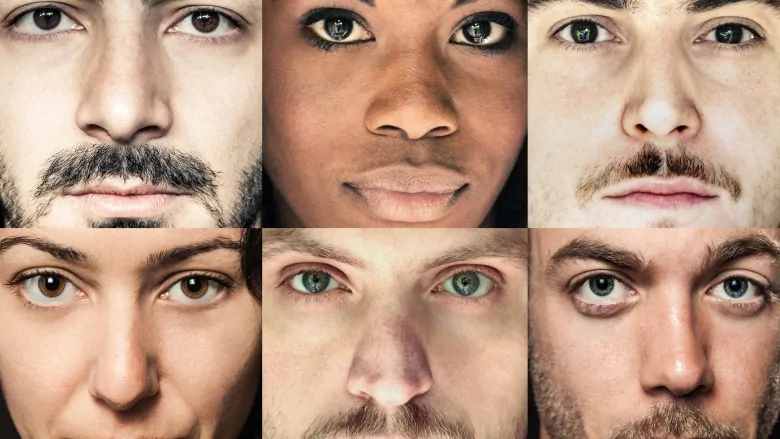
#> input picture richfacepoorface.jpg, 780 x 439 px
$ python 'face_ from_image.py'
#> lines starting #> are read from the running program, lines starting #| are printed output that depends on the picture; after the words box and inside, x2 and y2 are one past the last pixel; in counts of white or black regions, pixels touching at a corner belong together
import cv2
import numpy as np


face_csc = cv2.CascadeClassifier('haarcascade_frontalface_default.xml')
eye_cascade = cv2.CascadeClassifier('haarcascade_eye.xml')


img = cv2.imread('richfacepoorface.jpg')
#> img is the input picture: shape (439, 780, 3); mean B, G, R 129.8, 151, 185.7
gray = cv2.cvtColor(img, cv2.COLOR_BGR2GRAY)
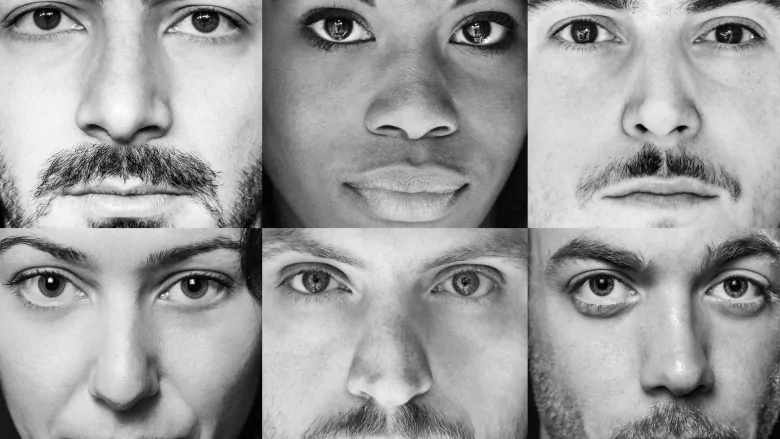
#> gray: shape (439, 780); min 0, max 254, mean 159


faces = face_csc.detectMultiScale(gray,1.1,4)
#> faces = ()

for (x,y,w,h) in faces:
    cv2.rectangle(img, (x,y), (x+w, y+h), (0,255,0), 3)
#> this loop made 0 passes

resized_image = cv2.resize(img, (int(img.shape[1]), int(img.shape[0])))

cv2.imshow('stock_people', resized_image)

cv2.waitKey(0)


cv2.destroyAllWindows()

# print(type(faces))
# print(faces)

$ run again, with Joe-Biden-with-Barack-Obama.jpg copied over richfacepoorface.jpg
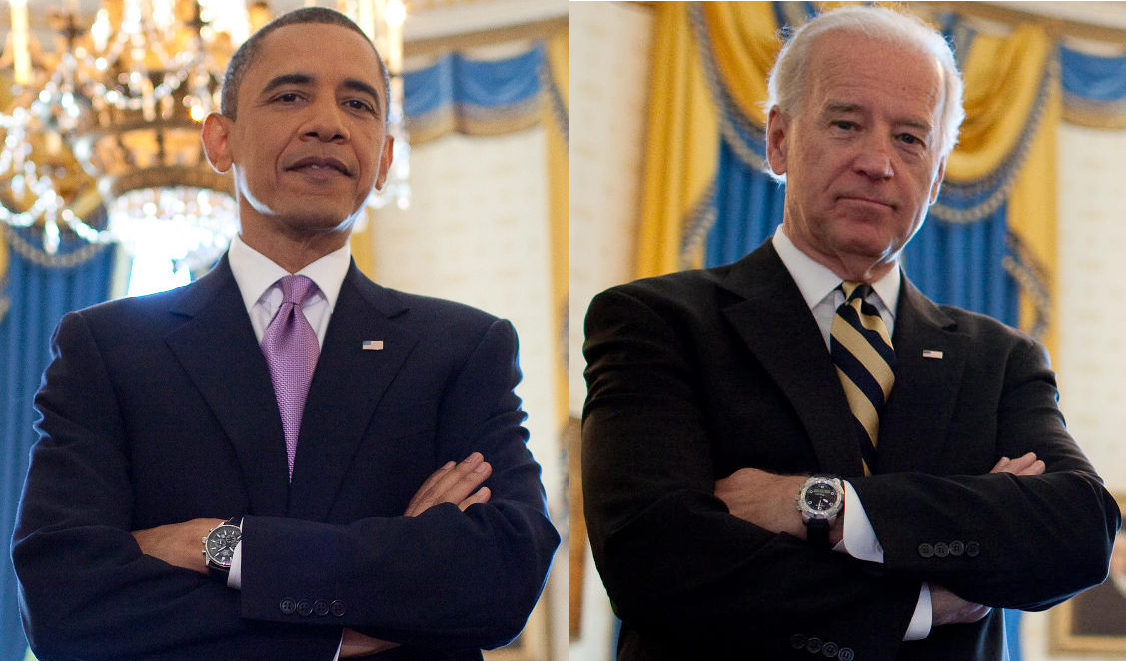
#> input picture Joe-Biden-with-Barack-Obama.jpg, 1126 x 661 px
#> img is the input picture: shape (661, 1126, 3); mean B, G, R 87, 92.9, 103.3
#> `gray = cv2.cvtColor(img, cv2.COLOR_BGR2GRAY)`:
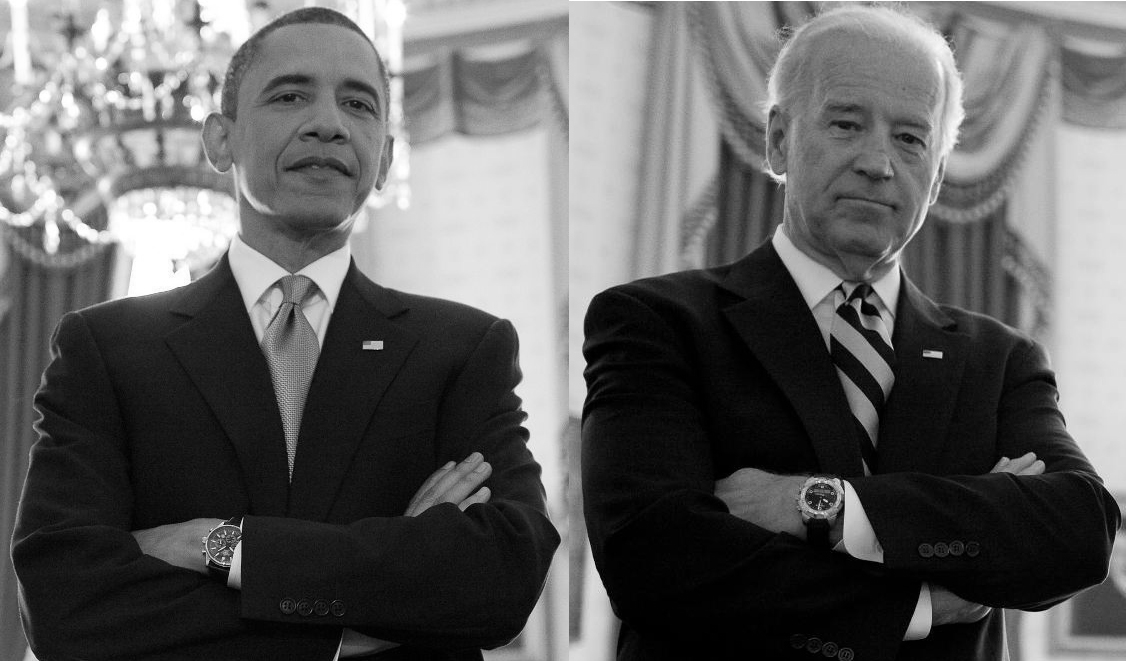
#> gray: shape (661, 1126); min 0, max 255, mean 95.3
#> faces = [[236, 247, 115, 115], [786, 65, 169, 169], [235, 29, 177, 177]]
#> the loop `for (x,y,w,h) in faces:` made 3 passes
#> after the loop `for (x,y,w,h) in faces:`:
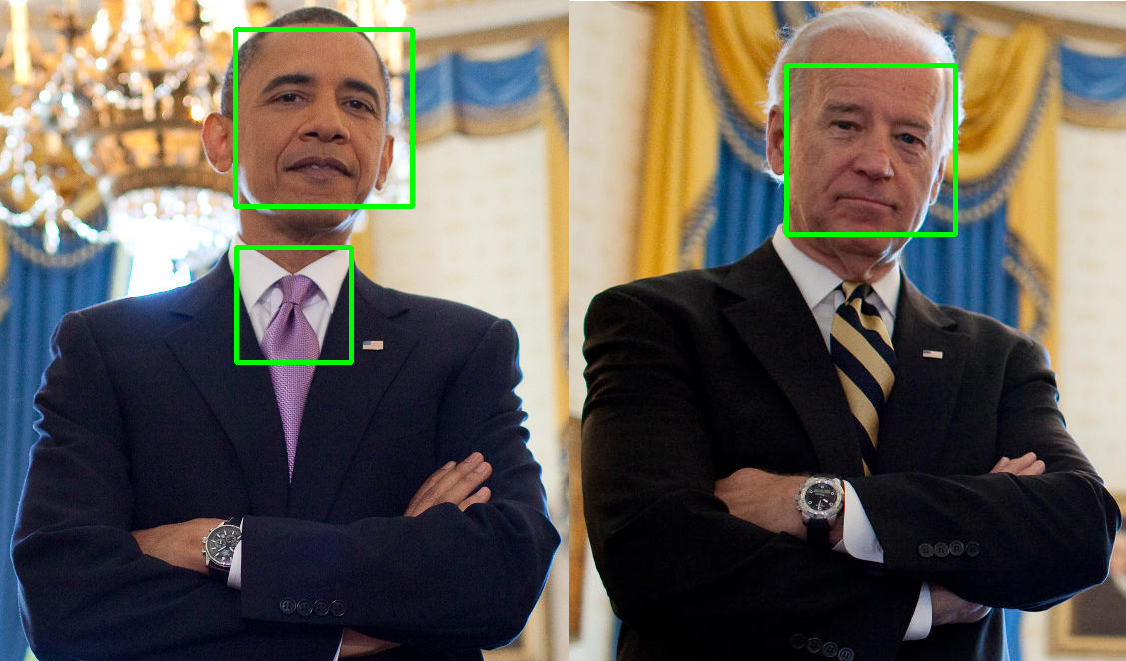
#> img: shape (661, 1126, 3); 1.23% of pixels changed, all inside (x1, y1, x2, y2) = (233, 27, 958, 365)
